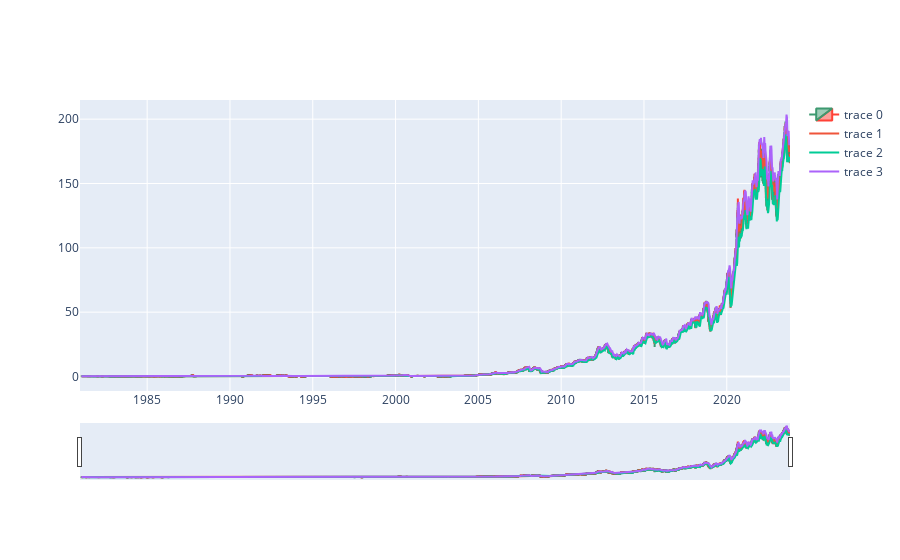

Source (notebook cell):
### Code cell
fg = FeatureGenerator(df, task="classification")

fg.apply_bollinger_bands(period=20, target="Close")
plot_all(fg.df, fg.training_features)
#fg.apply_moving_cumulation(periods=[7, 30, 100, 365], target="Profit")
#X_train, X_test, y_train, y_test = fg.create_modelling_data(features=["Close", "Volume"], target="Profit")

### Figure 1 — Plotly figure (JSON) as saved in the notebook; plotly's stock layout.template omitted (floating-point values rounded to 4 significant figures; data arrays with more than 128 entries replaced by an {"elided": "..."} marker saying what was removed)
{"data": [{"close": {"elided": "10809 float values"}, "high": {"elided": "10809 float values"}, "low": {"elided": "10809 float values"}, "open": {"elided": "10809 float values"}, "type": "candlestick", "x": {"elided": "10809 str values"}}, {"type": "scatter", "x": {"elided": "10809 str values"}, "y": {"elided": "10809 float values"}}, {"type": "scatter", "x": {"elided": "10809 str values"}, "y": {"elided": "10809 float values"}}, {"type": "scatter", "x": {"elided": "10809 str values"}, "y": {"elided": "10809 float values"}}], "layout": {}}
